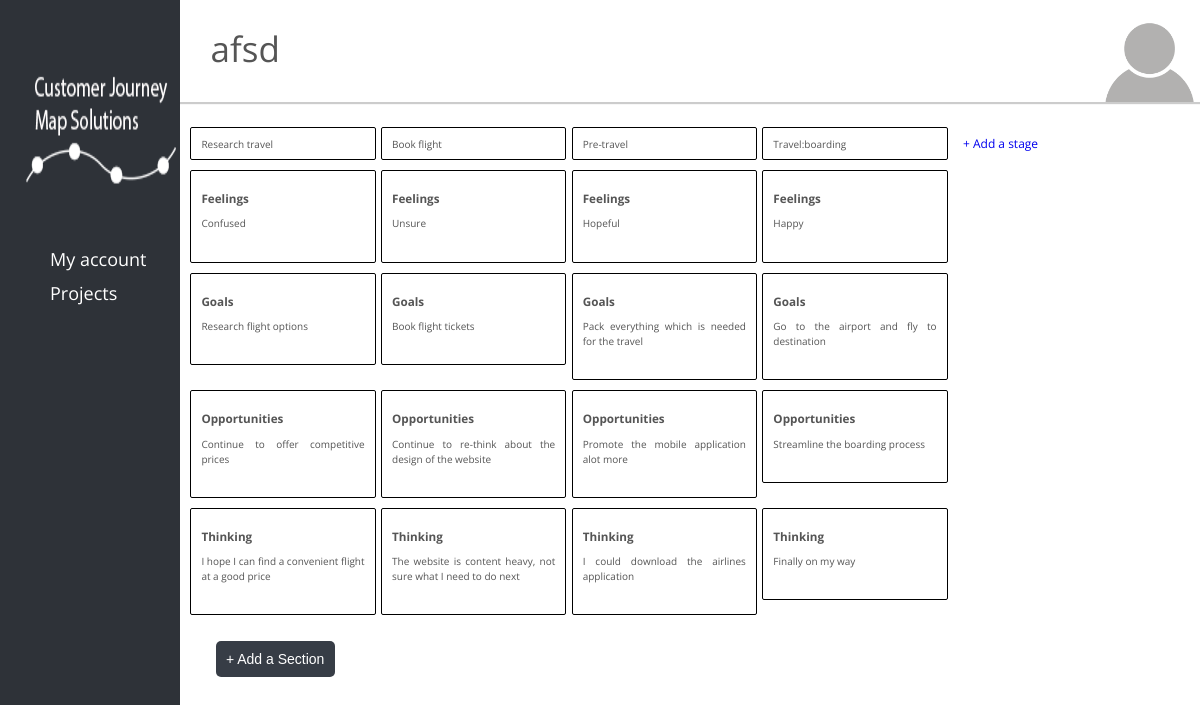
Page /userjourney.php?userJourneyID=68 on the committed database.
### tables this page shows
CREATE TABLE `CJ_user_journeys` (
  `userJourneyID` int(11) NOT NULL,
  `nameOfJourney` varchar(225) NOT NULL,
  `projectID` int(11) NOT NULL,
  `personaID` int(11) NOT NULL
);

CREATE TABLE `CJ_personas` (
  `personaID` int(11) NOT NULL,
  `personaName` varchar(200) NOT NULL,
  `occupation` varchar(200) NOT NULL,
  `age` int(2) NOT NULL,
  `children` int(2) NOT NULL,
  `martitalStatus` varchar(100) NOT NULL,
  `quote` varchar(500) NOT NULL,
  `digitalInclusionScale` int(2) NOT NULL,
  `personalProfile` varchar(500) NOT NULL,
  `image` varchar(500) NOT NULL DEFAULT 'default-profile.png',
  `projectID` int(11) NOT NULL
);

CREATE TABLE `CJ_stages` (
  `stageID` int(11) NOT NULL,
  `stageDesc` varchar(225) NOT NULL,
  `userJourneyID` int(11) NOT NULL
);

CREATE TABLE `CJ_feelings` (
  `feelingID` int(11) NOT NULL,
  `feelingDesc` varchar(500) NOT NULL,
  `userJourneyID` int(11) NOT NULL
);

CREATE TABLE `CJ_goals` (
  `goalID` int(11) NOT NULL,
  `goalDesc` varchar(500) NOT NULL,
  `userJourneyID` int(11) NOT NULL
);

CREATE TABLE `CJ_opportunities` (
  `opportunityID` int(11) NOT NULL,
  `opportunityDesc` varchar(500) NOT NULL,
  `userJourneyID` int(11) NOT NULL
);

CREATE TABLE `CJ_thinking` (
  `thinkingID` int(11) NOT NULL,
  `thinkingDesc` varchar(500) NOT NULL,
  `userJourneyID` int(11) NOT NULL
);

### userjourney.php (the view, shortened to what this page needs)
<?php ob_start();
require_once('scripts/functions.php');
echo makePageStart("viewport", "width=device-width, inital-scale=1", "User journey map", "", "mainWidth");
echo makeSidebar();
$dbConn = databaseConn::getConnection();
$userJourneyID = $_GET['userJourneyID'];
$getPersonaDetails = "SELECT CJ_personas.personaID, personaName, personalProfile, image from CJ_personas inner join CJ_user_journeys on CJ_personas.personaID = CJ_user_journeys.personaID where CJ_user_journeys.userJourneyID = :userJourneyID";
$PersonaResult = $dbConn->prepare($getPersonaDetails);
$PersonaResult->execute(array(':userJourneyID' => $userJourneyID));
$personaRS = $PersonaResult->fetchAll();
$user_journey_details = "SELECT nameOfJourney from CJ_user_journeys WHERE userJourneyID = :userJourneyID";
$user_journey_results = $dbConn->prepare($user_journey_details);
$user_journey_results->execute(array(':userJourneyID' => $userJourneyID));
$user_journey_recordSet = $user_journey_results->fetchAll();
?>
<header>
    <?php
    foreach ($user_journey_recordSet as $name) {
        $JourneyName = $name['nameOfJourney'];
        echo "<h1>$JourneyName</h1>";
    }
    ?>
    <div class="container">
        <?php
        foreach ($personaRS as $personaRow) {
            $imagePersona = $personaRow['image'];
            echo "<img src='images/$imagePersona' class='userJourneyImg'>";
        } ?>
    </div>
</header>
<div class="stageRow">
    <div class="innerRow">
        <?php
        $getstages = "SELECT stageID, stageDesc from CJ_stages WHERE userJourneyID = :userJourneyID";
        $stageResult = $dbConn->prepare($getstages);
        $stageResult->execute(array(':userJourneyID' => $userJourneyID));
        $stageRS = $stageResult->fetchAll();
        foreach ($stageRS as $Stagerow) {
            $stageDesc = $Stagerow['stageDesc'];
            $stageID = $Stagerow['stageID'];
            echo "<div class=\"data-col\" id='editable_stage'  data-id1='$stageID' contenteditable=\"true\">$stageDesc</div>";
        }
        ?>
        <?php echo "<div class=\"addStage\"><a href=\"scripts/addStage.php?userJourneyID=$userJourneyID\">+ Add a stage</a></div>"; ?>
    </div>
</div>
<div class="userjourneycol">
    <div class="innerRow">
        <?php
        $getFeelings = "SELECT feelingID, feelingDesc FROM CJ_feelings WHERE userJourneyID = :userJourneyID";
        $feelingResult = $dbConn->prepare($getFeelings);
        $feelingResult->execute(array(':userJourneyID' => $userJourneyID));
        $feelingRS = $feelingResult->fetchAll();
        foreach ($feelingRS as $feelingRow) {
            $feelingDesc = $feelingRow['feelingDesc'];
            $feelingID = $feelingRow['feelingID'];
            echo "<div class='data-col'>
                <h3>Feelings</h3>
                <div class='clear-fix'></div>
                    <p id='editable_feeling'  data-id1='$feelingID' contenteditable=\"true\">$feelingDesc</p>
            </div>";
        }
        ?>
    </div>
</div>
<div class="userjourneycol">
    <div class="innerRow">
        <?php
        $getGoals = "SELECT goalID, goalDesc FROM CJ_goals WHERE userJourneyID = :userJourneyID";
        $goalResult = $dbConn->prepare($getGoals);
        $goalResult->execute(array(':userJourneyID' => $userJourneyID));
        $goalRS = $goalResult->fetchAll();
        foreach ($goalRS as $goalRow) {
            $goalDesc = $goalRow['goalDesc'];
            $goalID = $goalRow['goalID'];
            echo "<div class='data-col'>
                <h3>Goals</h3>
                <div class='clear-fix'></div>
                    <p id='editable_goal'  data-id1='$goalID' contenteditable=\"true\">$goalDesc</p>
            </div>";
        }
        ?>
    </div>
</div>
<div class="userjourneycol">
    <div class="innerRow">
        <?php
        $getopportunities = "SELECT opportunityID, opportunityDesc FROM CJ_opportunities WHERE userJourneyID = :userJourneyID";
        $opportunitiesResult = $dbConn->prepare($getopportunities);
        $opportunitiesResult->execute(array(':userJourneyID' => $userJourneyID));
        $opportunitiesRS = $opportunitiesResult->fetchAll();
        foreach ($opportunitiesRS as $opportunitiesRow) {
            $opportunityDesc = $opportunitiesRow['opportunityDesc'];
            $opportunityID = $opportunitiesRow['opportunityID'];
            echo "<div class='data-col'>
                <h3>Opportunities</h3>
                <div class='clear-fix'></div>
                    <p id='editable_opportunities'  data-id1='$opportunityID' contenteditable=\"true\">$opportunityDesc</p>
            </div>";
        }
        ?>
    </div>
</div>
<div class="userjourneycol">
    <div class="innerRow">
        <?php
        $getThinking = "SELECT 	thinkingID, thinkingDesc FROM CJ_thinking WHERE userJourneyID = :userJourneyID";
        $ThinkingResult = $dbConn->prepare($getThinking);
        $ThinkingResult->execute(array(':userJourneyID' => $userJourneyID));
        $thinkingRS = $ThinkingResult->fetchAll();
        foreach ($thinkingRS as $thinkingRow) {
            $thinkingDesc = $thinkingRow['thinkingDesc'];
            $thinkingID = $thinkingRow['thinkingID'];
            echo "<div class='data-col'>
                <h3>Thinking</h3>
                <div class='clear-fix'></div>
                    <p id='editable_thinking'  data-id1='$thinkingID' contenteditable=\"true\">$thinkingDesc</p>
            </div>";
        }
        ?>
    </div>
</div>
<button style="margin-left: 3.5%;" id="myBtn2" class="project-button-2">+ Add a Section</button>

### scripts/functions.php (shortened to what this page needs)
<?php
function makePageStart($metaName, $metaContent, $pageTitle, $background, $mainWidth)
{
    $pageStartContent = <<<PAGESTART
  <!DOCTYPE html>
  <html lang="en" class="$background">
  <head>
      <meta charset="UTF-8">
      <meta name="$metaName" content="$metaContent">
      <link rel="stylesheet" type="text/css" href="css/main.css">
      <link href="https://fonts.googleapis.com/css?family=Muli" rel="stylesheet">
      <script src="https://ajax.googleapis.com/ajax/libs/jquery/3.2.1/jquery.min.js"></script>
      <link href="//cdnjs.cloudflare.com/ajax/libs/jquery-form-validator/2.3.26/theme-default.min.css" rel="stylesheet" type="text/css" />
      <script src="scripts/slider.js"></script>
      <script src="scripts/persona_edit.js"></script>
      <script src="scripts/project_overview.js"></script>
      <script src="scripts/userJourneyFunctions.js"></script>
      <title>$pageTitle</title>
  </head>
  <body >
    <main class='$mainWidth'>
PAGESTART;
    $pageStartContent .= "\n";
    return $pageStartContent;
}
function makeSidebar()
{
    $userID = $_SESSION['userID'];
    $makeSidebar = "
    <div id='mySidenav' class='sidenav'>
        <a href='./index.php'><img src='images/logo.png' style='width: 150px; height: 150px; margin-left:10%;'></a>
        <ul>
            <li><a href='./profile.php?userID=$userID'>My account</a></li>
            <li><a href='./index.php'>Projects</a></li>";
    $makeSidebar .= "</ul>
    </div>";
    $makeSidebar .= "\n";
    return $makeSidebar;
}

### css/main.css (style rules this page uses)
html { background-color: white; }
body { margin: 0; font: 14px/1 'Open Sans', sans-serif; color: #555; background: #eee; }
.sidenav { height: 100%; width: 15%; position: fixed; z-index: 1; top: 0; left: 0; background-color: #2e3238; padding-top: 60px; }
.sidenav a { padding: 8px 8px 8px 10px; text-decoration: none; font-size: 18px; display: block; color: white; }
.sidenav li { list-style-type: none; }
main { background-color: white; width: 85%; height: auto; position: absolute; right: 0; top: 0; }
h1 { font-size: 2.5em; margin: 3% 3%; font-weight: 400; }
p { text-align: justify; margin: 0 0 20px; line-height: 1.5; }
.project-button-2 { background-color: #373d46; border: none; border-radius: 5px; -webkit-border-radius: 5px; -moz-border-radius: 5px; color: white; padding: 1% 1%; text-align: center; display: inline-block; font-size: 1em; cursor: pointer; clear: both; text-decoration: none; margin-top: 2%; }
h3 { float: left; width: 70%; }
a { text-decoration: none; }
header { width: 100%; float: left; box-shadow: 1px 1px 1px 1px #ccc; background-color: white; }
.userjourneycol { width: 100%; float: left; height: 100%; }
.innerRow { width: 100%; float: left; padding-left: 1%; }
.data-col { width: 16%; margin: 0.5% 0.5% 0.5% 0; float: left; border: solid 1px black; border-radius: 2px; -webkit-border-radius: 2px; -moz-border-radius: 2px; padding: 1%; font-size: 10px; }
.stageRow { width: 100%; float: left; height: 100%; margin-top: 2%; }
.container { position: relative; width: 10%; float: right; }
.userJourneyImg { display: block; width: 100%; height: auto; float: right; }
header h1 { float: left; width: 40%; }
.addStage { width: 10%; font-size: 12px; margin: 0.5% 0.5% 0.5% 0; float: left; padding: 1%; }

### rows in the picture
cj_user_journeys: nameOfJourney "afsd"
cj_personas: image (placeholder picture)
cj_stages: stageDesc "Research travel"
cj_stages: stageDesc "Book flight"
cj_stages: stageDesc "Pre-travel"
cj_stages: stageDesc "Travel:boarding"
cj_feelings: feelingDesc "Confused"
cj_feelings: feelingDesc "Unsure"
cj_feelings: feelingDesc "Hopeful"
cj_feelings: feelingDesc "Happy"
cj_goals: goalDesc "Research flight options"
cj_goals: goalDesc "Book flight tickets"
cj_goals: goalDesc "Pack everything which is needed for the travel"
cj_goals: goalDesc "Go to the airport and fly to destination"
cj_opportunities: opportunityDesc "Continue to offer competitive prices"
cj_opportunities: opportunityDesc "Continue to re-think about the design of the website"
cj_opportunities: opportunityDesc "Promote the mobile application alot more"
cj_opportunities: opportunityDesc "Streamline the boarding process"
cj_thinking: thinkingDesc "I hope I can find a convenient flight at a good price"
cj_thinking: thinkingDesc "The website is content heavy, not sure what I need to do next"
cj_thinking: thinkingDesc "I could download the airlines application"
cj_thinking: thinkingDesc "Finally on my way"
